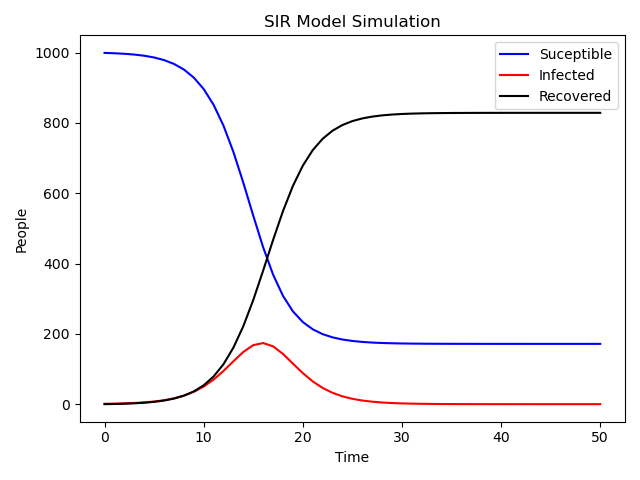

This chart was generated by the following Python code:
import sys
import sir
import argparse
import matplotlib
import matplotlib.pyplot as plt
matplotlib.use('Agg')


def main():
    # The argparse library allows us to take command-lines arguments

    parser = argparse.ArgumentParser(
        description='passing parameters to the sir simulation using forward euler',
        prog='print sir simulation')

    parser.add_argument('--beta',
                        type=float,
                        help='Beta value',
                        required=True)  # Adds argument for the file_name.

    parser.add_argument('--gamma',
                        type=float,
                        help='Gamma value',
                        required=True)  # Adds argument for the file_name.

    parser.add_argument('--output_file',
                        type=str,
                        help='path for png or txt',
                        required=True)

    args = parser.parse_args()
    # Defines the command-line interface for the script
    data = sir.forward_euler_solver(args.beta, args.gamma)
    
    S = data[0]
    I = data[1]
    R = data[2]
    time = data[3]

    labels = ['Suceptible', 'Infected', 'Recovered']
    colors = ['blue', 'red', 'black']
    
    fig, ax = plt.subplots()
    for i in range(3):
        ax.plot(time, data[i], label=labels[i], color=colors[i])
        
    ax.set_title('SIR Model Simulation')
    ax.set_xlabel('Time')
    ax.set_ylabel('People')
    ax.legend()
    plt.tight_layout()


    plt.savefig(args.output_file)
    

if __name__ == '__main__':
    main()
